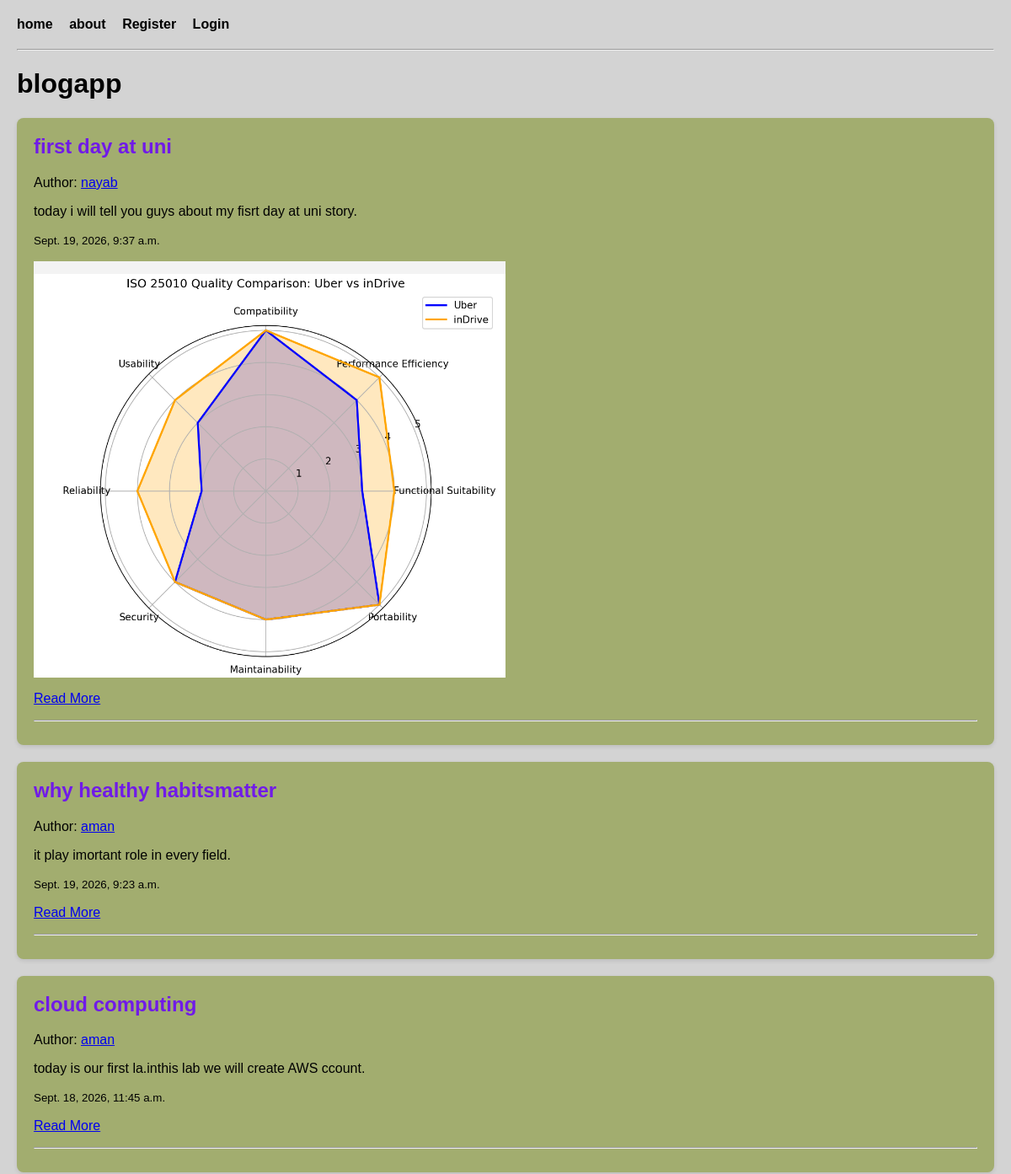
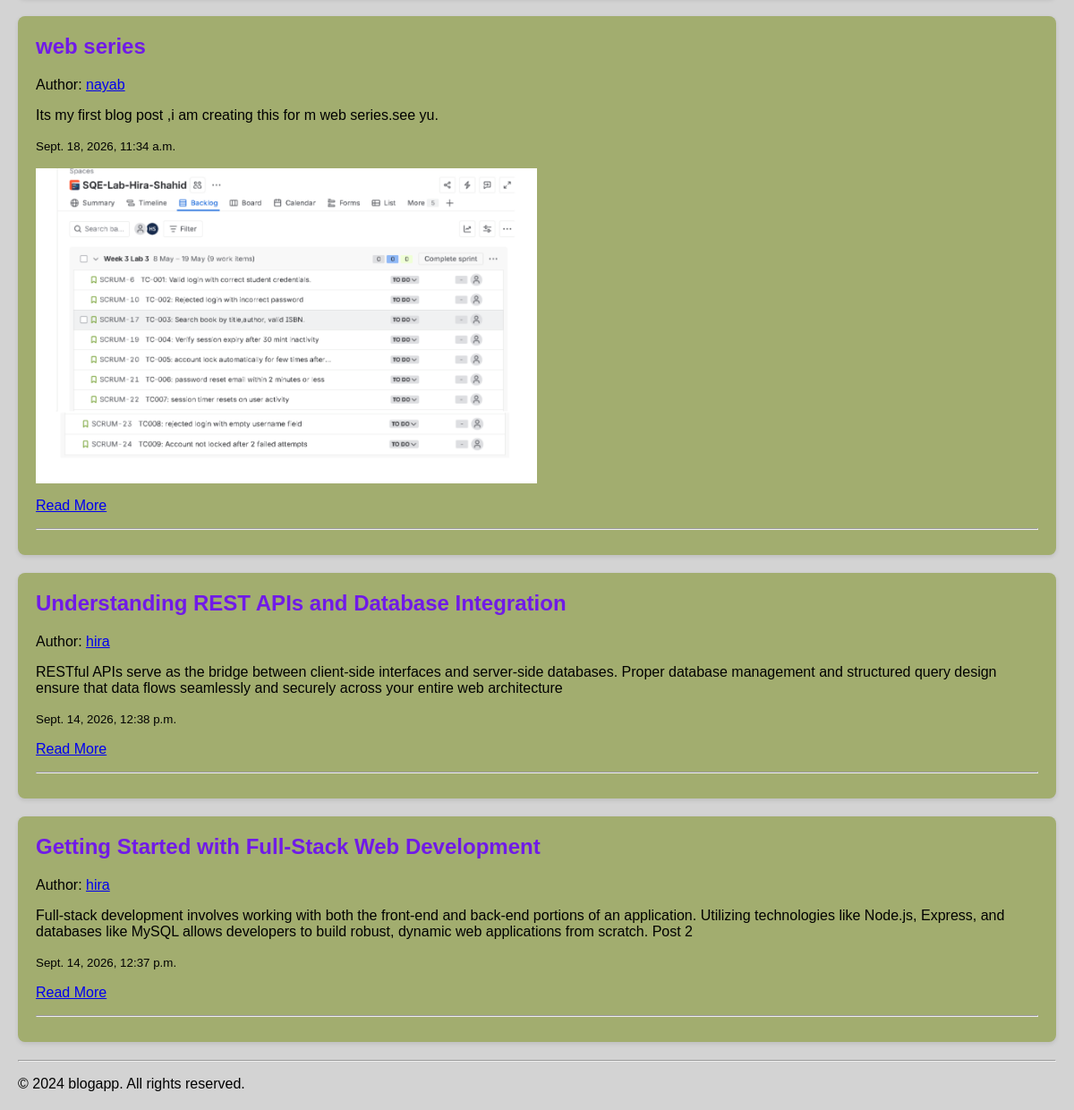
The page / on the database its author committed (2 pictures, top to bottom).
### blogapp/models.py (models this page shows)
class Post(models.Model):
    title = models.CharField(max_length=200)
    content = models.TextField()
    author = models.ForeignKey(User, on_delete=models.CASCADE)
    created_at = models.DateTimeField(auto_now_add=True)
    updated_at = models.DateTimeField(auto_now=True)
    image = models.ImageField(upload_to='post_images/', blank=True, null=True)  # New field for image upload

### blogapp/views.py (the view)
# urls.py: path('', home, name='home'),
def home(request):
    posts = Post.objects.all().order_by('-created_at')
    context = {
        'site_name': 'blogapp',
        'posts': posts
    }
    return render(request, 'home.html', context)

### blogapp/templates/home.html (shortened to what this page needs)
{% extends 'base.html' %}
{% block content %}
<h1>{{ site_name }}</h1>
{% for post in posts %}
<div class="post-card">
    <h2>{{ post.title }}</h2>
    <p>
        Author: <a href="{% url 'blogapp:post_list' post.author.username %}">{{ post.author.username }}</a>
    </p>
    <p>{{ post.content }}</p>
    <p>
        <small>{{ post.created_at }}</small>
    </p>
 {% if post.image %}
        <img src="{{ post.image.url }}" alt="Post Image" style="max-width: 50%; height: auto; display: block; margin-bottom: 10px;">
    {% endif %}
    <p>
        <a href="{% url 'blogapp:post_detail' post.id %}">Read More</a>
    </p>
    <hr>
</div>
{% empty %}
<p>No posts available.</p>
{% endfor %}
{% endblock %}

### blogapp/templates/base.html (shortened to what this page needs)
{% load static %}
<!DOCTYPE html>
<html lang="en">
<head>
    <link rel="stylesheet" type="text/css" href="{% static 'css/style.css' %}">
</head>
<body>
    <nav>
    <a href="{% url 'blogapp:home' %}">home</a>
    <a href="{% url 'blogapp:about' %}">about</a>
    {%if user.is_authenticated %}
        <a href="{% url 'blogapp:create_post' %}">Create Post</a>
        <a href="{% url 'blogapp:my_posts' %}">My Posts</a>
        <a href="{% url 'blogapp:logout' %}">Logout</a>
    {% else %}
        <a href="{% url 'blogapp:register' %}">Register</a>
        <a href="{% url 'blogapp:login' %}">Login</a>
    {% endif %}
    </nav>
    <hr>
    {% block content %}
    {% endblock %}
    {% include 'components/footer.html' %}
</body>
</html>

### blogapp/templates/components/footer.html
<footer>
    <hr>
    <p>&copy; 2024 blogapp. All rights reserved.</p>
</footer>

### blogapp/static/css/style.css (style rules this page uses)
body { font-family: Arial, sans-serif; margin: 20px; background-color: lightgray; }
nav { margin-bottom: 20px; }
nav a { margin-right: 15px; text-decoration: none; font-weight: bold; color: black; }
h2 { color: rgb(112, 26, 232); margin-top: 0; }
.post-card { background-color: rgb(162, 173, 111); padding: 20px; margin-bottom: 20px; border-radius: 8px; box-shadow: 0 2px 5px rgba(0,0,0,0.1); }

### rows shown on the page
Post: title "first day at uni", author.username "nayab", content "today i will tell you guys about my fisrt day at uni story.", created_at "Sept. 19, 2026, 9:37 a.m.", image (picture)
Post: title "why healthy habitsmatter", author.username "aman", content "it play imortant role in every field.", created_at "Sept. 19, 2026, 9:23 a.m."
Post: title "cloud computing", author.username "aman", content "today is our first la.inthis lab we will create AWS ccount.", created_at "Sept. 18, 2026, 11:45 a.m."
Post: title "web series", author.username "nayab", content "Its my first blog post ,i am creating this for m web series.see yu.", created_at "Sept. 18, 2026, 11:34 a.m.", image (picture)
Post: title "Understanding REST APIs and Database Integration", author.username "hira", content "RESTful APIs serve as the bridge between client-side interfaces and server-side databases. Proper database management and structured query design ensure that data flows seamlessly and securely across your entire web architecture", created_at "Sept. 14, 2026, 12:38 p.m."
Post: title "Getting Started with Full-Stack Web Development", author.username "hira", content "Full-stack development involves working with both the front-end and back-end portions of an application. Utilizing technologies like Node.js, Express, and databases like MySQL allows developers to build robust, dynamic web applications from scratch. Post 2", created_at "Sept. 14, 2026, 12:37 p.m."

### other values the page prints
{{ site_name }} "blogapp"
